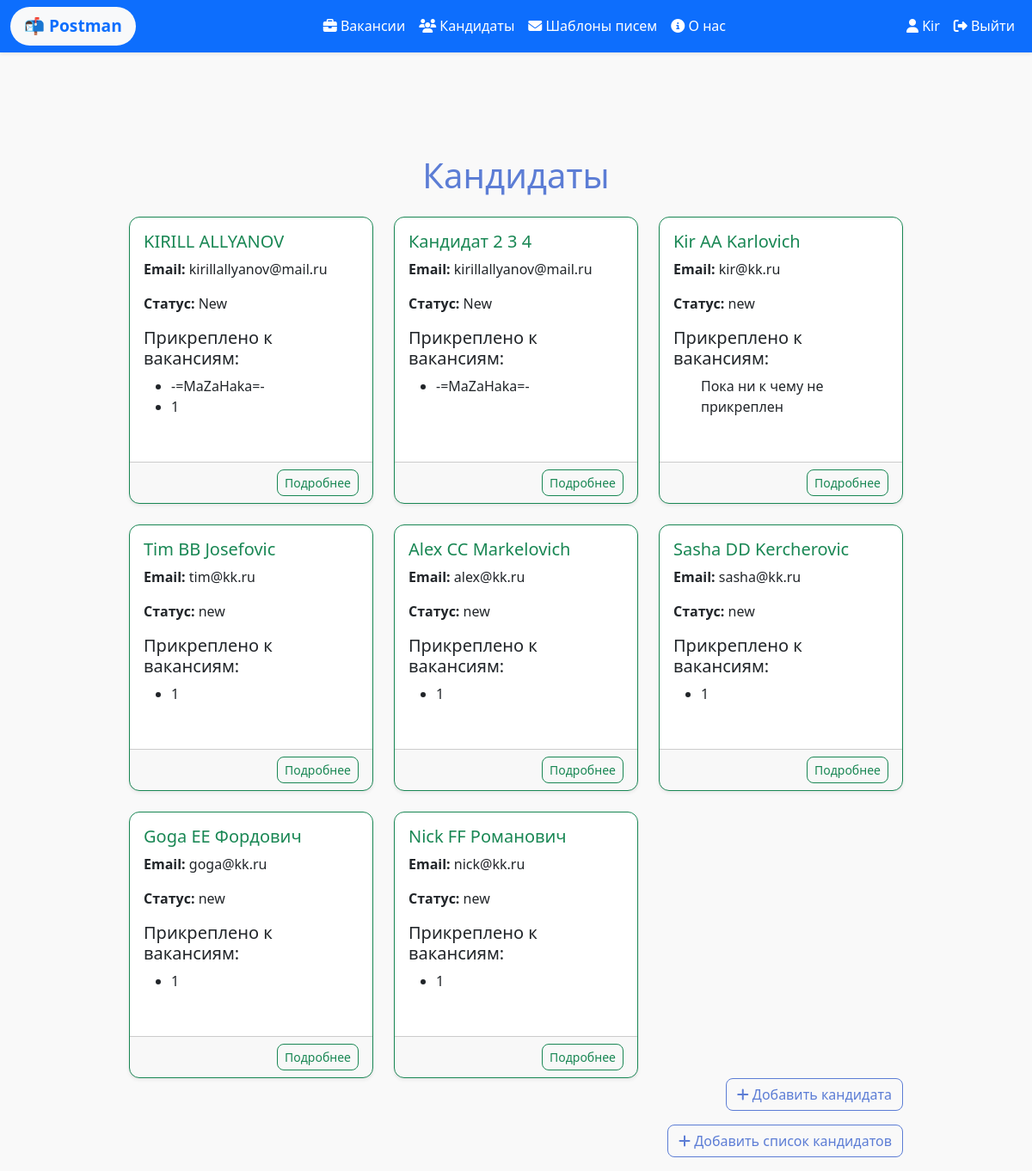
/data/candidates/ (signed in), run on an earlier commit of the app's database.
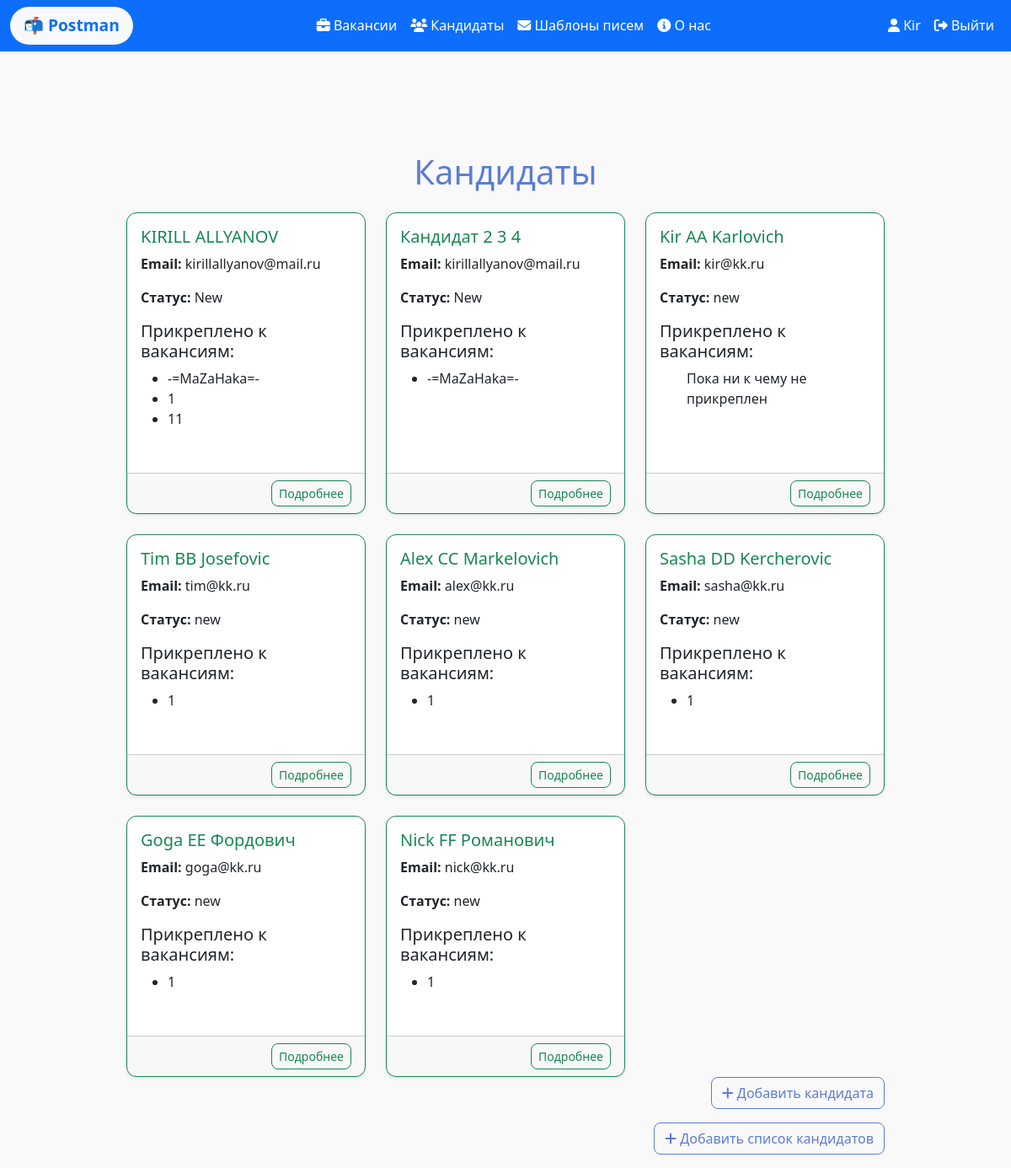
And on a later commit of the database.
### data/models.py (models this page shows, shortened)
class Candidate(models.Model):
    STATUS_CHOICES = [
        ('New', 'Новый'),
        ('Message sent', 'Письмо отправлено'),
        ('Response recieved', 'Ответ получен'),
        ('Contact fixe', 'Контакт закреплен'),
        ('Rejected', 'Отклонен')
    ]
    firstname = models.CharField(max_length=100, verbose_name='Имя', blank=True)
    surname = models.CharField(max_length=100, verbose_name='Фамилия', blank=True)
    patronymic = models.CharField(max_length=100, verbose_name='Отчество', blank=True)
    birthday = models.DateField(verbose_name='Дата рождения', blank=True)
    email = models.EmailField(verbose_name='E-mail', blank=True)
    tg = models.CharField(max_length=100, verbose_name='Телеграм', blank=True)
    phone = models.CharField(max_length=15, verbose_name='Номер телефона', blank=True)
    cv = models.FileField(
        upload_to='cvs/',
        validators=[FileExtensionValidator(allowed_extensions=['pdf'])],
        blank=True,
        null=True,
        verbose_name='Резюме'
    )
    status = models.CharField(
        max_length=20,
        choices=STATUS_CHOICES,
        default='new',
        verbose_name='Статус'
    )
    notes = models.TextField(blank=True)
    class Meta:
        verbose_name = 'Кандидат'
        verbose_name_plural = 'Кандидаты'

class Vacancy(models.Model):
    title = models.CharField(max_length=100)
    description = models.TextField()
    user = models.ForeignKey(
        User,
        on_delete=models.SET_NULL,
        null=True,
        blank=True,
        related_name="vacancies",
        verbose_name="Пользователь"
    )
    candidates = models.ManyToManyField(Candidate, related_name='vacancies', blank=True)
    templates = models.ManyToManyField(Template,related_name='vacancies', blank=True)
    class Meta:
        verbose_name = "Вакансия"
        verbose_name_plural = "Вакансии"

### data/views.py (the view)
# urls.py: path('candidates/', views.candidates, name='candidates'), # Список кандидатов
@login_required
def candidates(request):
    candidates = Candidate.objects.all()
    return render(request, 'data/candidates.html', {'candidates' : candidates})

### data/templates/data/candidates.html (shortened to what this page needs)
{% extends "main/base.html" %}
{% block content %}
<h1 class="mb-4">Кандидаты</h1>
<div class="row row-cols-1 row-cols-md-2 row-cols-lg-3 g-4">
    {% for candidate in candidates %}
    <div class="col">
        <div class="card h-100 border-success shadow-sm">
            <div class="card-body">
                <h5 class="card-title text-success">{{ candidate.firstname }} {{ candidate.surname }} {{ candidate.patronymic }}</h5>
                <p class="card-text"><strong>Email:</strong> {{ candidate.email }}</p>
                <p class="card-text"><strong>Статус:</strong> {{ candidate.status }}</p>
                <h5>Прикреплено к вакансиям:</h5>
                <ul>
                    {% for vacancy in candidate.vacancies.all %}
                    <li>{{ vacancy.title }}</li>
                    {% empty %}
                    <p>Пока ни к чему не прикреплен</p>
                    {% endfor %}
                </ul>
            </div>
            <div class="card-footer d-flex justify-content-between text-muted">
                <a href="{% url 'candidate_detail' candidate.id %}" class="btn btn-sm btn-outline-success">Подробнее</a>
            </div>
        </div>
    </div>
    {% empty %}
    <p>Кандидатов пока нет.</p>
    {% endfor %}
</div>
<div class="d-flex justify-content-end mb-3">
    <a href="{% url 'candidate_create' %}" class="btn btn-outline-primary">
        <i class="fas fa-plus"></i> Добавить кандидата
    </a>
</div>
<div class="d-flex justify-content-end mb-3">
    <a href="candidates_upload" class="btn btn-outline-primary">
        <i class="fas fa-plus"></i> Добавить список кандидатов
    </a>
{% endblock %}

What changed in the data, as far as the page shows it:
added Vacancy: title "11", shown under Candidate "KIRILL"
